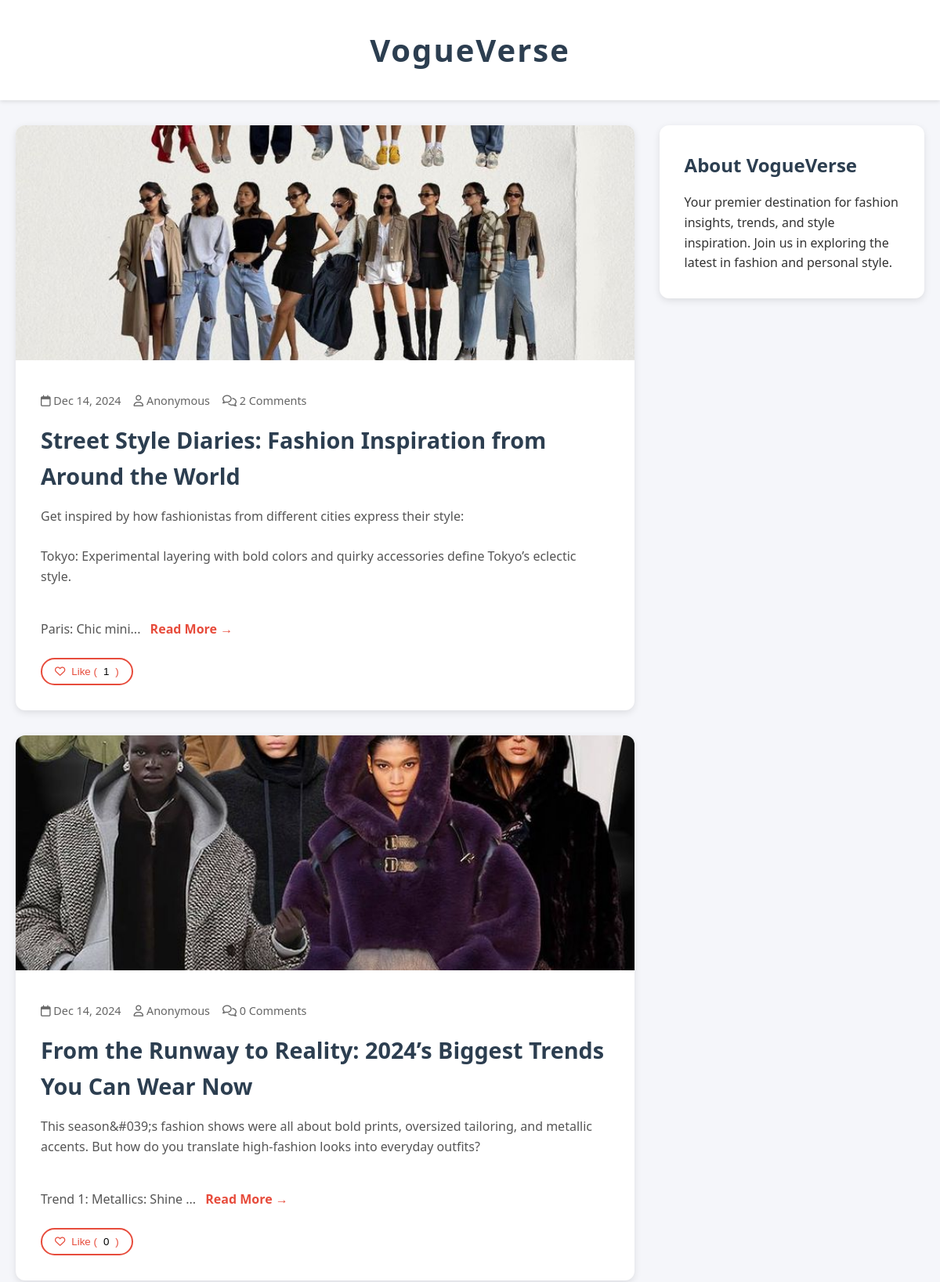
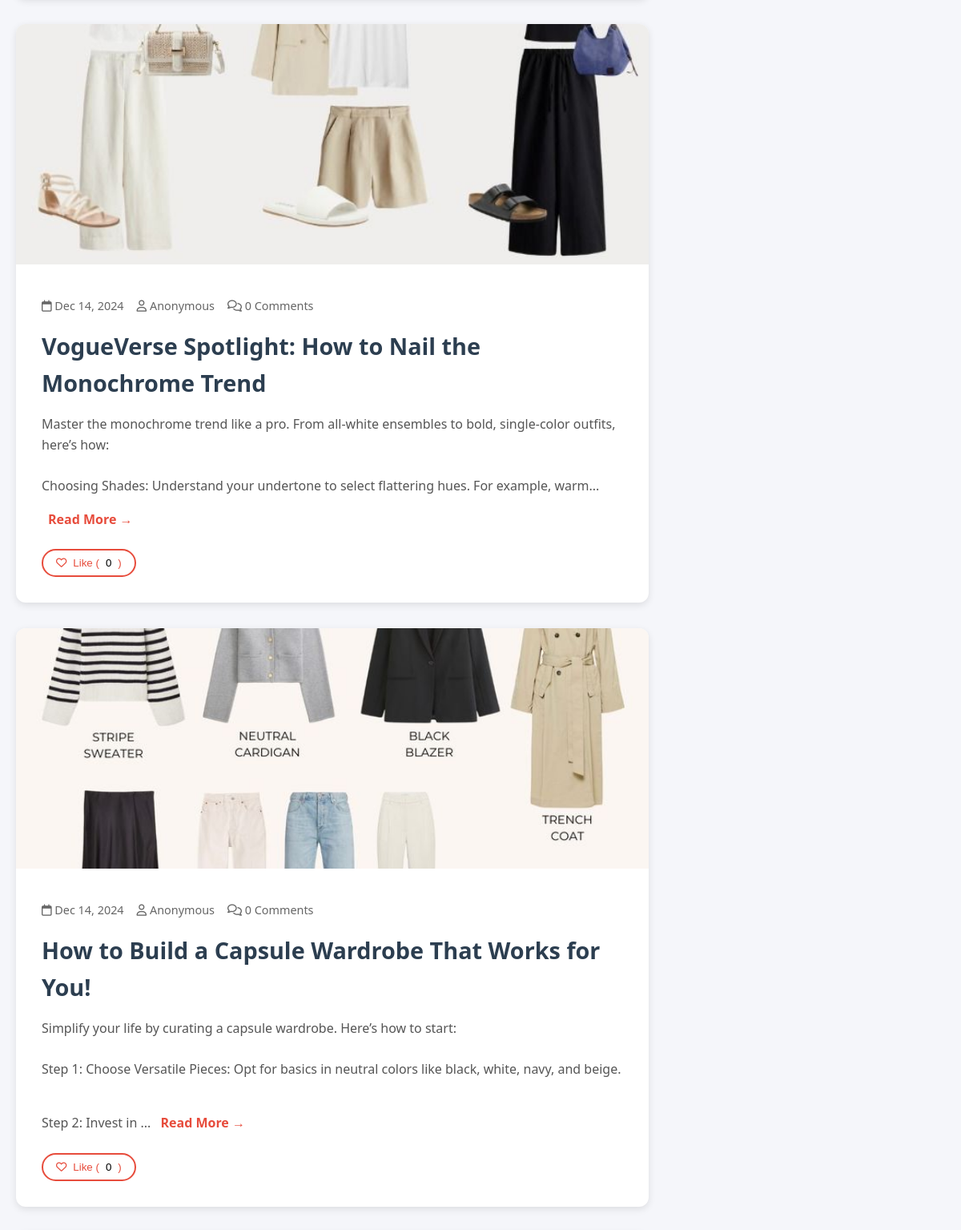
Screenshot of /view/new_blog.php (upper part) with the database file from the repository (2 pictures, top to bottom).
### tables this page shows
CREATE TABLE `Posts` (
  `post_id` int(11) NOT NULL,
  `user_id` int(11) NOT NULL,
  `title` varchar(255) NOT NULL,
  `content` text NOT NULL,
  `created_at` timestamp NOT NULL DEFAULT current_timestamp(),
  `updated_at` timestamp NULL DEFAULT NULL ON UPDATE current_timestamp(),
  `status` enum('published','archived') DEFAULT 'published',
  `image_url` varchar(255) DEFAULT NULL
);

### view/new_blog.php (the view, shortened to what this page needs)
<!DOCTYPE html>
<html lang="en">
<head>
    <link rel="stylesheet" href="../layout/styles/blogstyle.css">
    <link rel="stylesheet" href="https://cdnjs.cloudflare.com/ajax/libs/font-awesome/6.0.0/css/all.min.css">
</head>
<body>
    <header class="header">
        <h1>VogueVerse</h1>
    </header>
    <div class="main-container">
        <main class="blog-posts">
            <?php
            require_once('../settings/connection.php');
            if (isset($_GET['postid'])) {
                $postid = mysqli_real_escape_string($con, $_GET['postid']);
                $query = "SELECT p.*, u.fname, u.lname
                         FROM Posts p
                         LEFT JOIN Users u ON p.user_id = u.user_id
                         WHERE p.post_id = '$postid'";
                $result = mysqli_query($con, $query);
                if ($post = mysqli_fetch_assoc($result)) {
            ?>
                    <article class="post-card">
                        <?php if ($post['image_url']): ?>
                            <img src="<?php echo htmlspecialchars("../" . $post['image_url']); ?>" alt="Post Image" class="post-image">
                        <?php endif; ?>
                        <div class="post-content">
                            <div class="post-meta">
                                <span><i class="far fa-calendar"></i> <?php echo date('M d, Y', strtotime($post['created_at'])); ?></span>
                                <span><i class="far fa-user"></i> <?php echo htmlspecialchars($post['fname'] . ' ' . $post['lname'] ?? 'Anonymous'); ?></span>
                            </div>
                            <h2 class="post-title"><?php echo htmlspecialchars($post['title']); ?></h2>
                            <div class="post-text">
                                <?php echo nl2br(htmlspecialchars($post['content'])); ?>
                            </div>
                            <button onclick="likePost(<?php echo $post['post_id']; ?>)" class="like-button">
                                <i class="far fa-heart"></i> Like
                            </button>
                        </div>
                    </article>
                    <div class="comment-form-container">
                        <h3>Leave a Comment</h3>
                        <form action="../functions/add_comment.php" method="POST" class="comment-form">
                            <input type="hidden" name="post_id" value="<?php echo $post['post_id']; ?>">
                            <input type="text" name="name" class="comment-input" placeholder="Your Name" required>
                            <input type="email" name="email" class="comment-input" placeholder="Your Email" required>
                            <textarea name="comment" class="comment-input" placeholder="Your Comment" rows="5" required></textarea>
                            <button type="submit" name="submit_comment" class="comment-submit">Post Comment</button>
                        </form>
                    </div>
                    <section class="comments-section">
                        <h3>Comments</h3>
                        <?php
                        $comments_query = "SELECT c.*, u.fname, u.lname
                                         FROM comments c
                                         LEFT JOIN users u ON c.user_id = u.user_id
                                         WHERE c.post_id = '$postid'
                                         ORDER BY c.created_at DESC";
                        $comments_result = mysqli_query($con, $comments_query);
                        if (mysqli_num_rows($comments_result) > 0) {
                            while ($comment = mysqli_fetch_assoc($comments_result)) {
                        ?>
                                <div class="comment">
                                    <div class="comment-meta">
                                        <span><i class="far fa-user"></i> <?php
                                                                            if (!empty($comment['fname']) && !empty($comment['lname'])) {
                                                                                echo htmlspecialchars($comment['fname'] . ' ' . $comment['lname']);
                                                                            } elseif (!empty($comment['username'])) {
                                                                                echo htmlspecialchars($comment['username']);
                                                                            } else {
                                                                                echo 'Anonymous';
                                                                            }
                                                                            ?></span>
                                        <span><i class="far fa-clock"></i> <?php echo date('M d, Y H:i', strtotime($comment['created_at'])); ?></span>
                                    </div>
                                    <div class="comment-content">
                                        <?php echo nl2br(htmlspecialchars($comment['comment_text'])); ?>
                                    </div>
                                </div>
                        <?php
                            }
                        } else {
                            echo '<p>No comments yet. Be the first to comment!</p>';
                        }
                        ?>
                    </section>
                <?php
                }
            } else {
                $query = "SELECT p.*, u.fname, u.lname,
                         (SELECT COUNT(*) FROM comments WHERE post_id = p.post_id) as comment_count
                         FROM posts p
                         LEFT JOIN users u ON p.user_id = u.user_id
                         ORDER BY created_at DESC";
                $result = mysqli_query($con, $query);
                while ($post = mysqli_fetch_assoc($result)) {
                ?>
                    <article class="post-card">
                        <?php if ($post['image_url']): ?>
                            <img src="<?php echo htmlspecialchars("../" . $post['image_url']); ?>" alt="Post Image" class="post-image">
                        <?php endif; ?>
                        <div class="post-content">
                            <div class="post-meta">
                                <span><i class="far fa-calendar"></i> <?php echo date('M d, Y', strtotime($post['created_at'])); ?></span>
                                <span><i class="far fa-user"></i> <?php echo htmlspecialchars($post['username'] ?? 'Anonymous'); ?></span>
                                <span><i class="far fa-comments"></i> <?php echo $post['comment_count']; ?> Comments</span>
                            </div>
                            <h2 class="post-title">
                                <a href="?postid=<?php echo $post['post_id']; ?>">
                                    <?php echo htmlspecialchars($post['title']); ?>
                                </a>
                            </h2>
                            <div class="post-text">
                                <?php echo nl2br(htmlspecialchars(substr($post['content'], 0, 200))); ?>...
                                <a href="?postid=<?php echo $post['post_id']; ?>" class="read-more">Read More →</a>
                            </div>
                            <button onclick="likePost(<?php echo $post['post_id']; ?>)" class="like-button">
                                <i class="far fa-heart"></i> Like (<span id="likes-count-<?php echo $post['post_id']; ?>" style="color: black">
                                <?php echo (int)mysqli_fetch_assoc(mysqli_query($con, "SELECT COUNT(*) as total FROM likes WHERE post_id = " . $post['post_id']))['total']; ?></span>)
                            </button>
                        </div>
                    </article>
            <?php
                }
            }
            ?>
        </main>
        <aside class="sidebar">
            <h3 class="sidebar-title">About VogueVerse</h3>
            <p>Your premier destination for fashion insights, trends, and style inspiration. Join us in exploring the latest in fashion and personal style.</p>
        </aside>
    </div>
</body>
</html>

### layout/styles/blogstyle.css (style rules this page uses)
* { box-sizing: border-box; margin: 0; padding: 0; }
body { font-family: 'Segoe UI', Arial, sans-serif; line-height: 1.6; background: #f5f5f5; color: #333; }
.header { padding: 2rem; background: #2c3e50; color: white; box-shadow: 0 2px 5px rgba(0,0,0,0.1); }
.header h1 { font-size: 2.5rem; font-weight: 700; text-align: center; }
.sidebar { background: white; border-radius: 10px; padding: 1.5rem; box-shadow: 0 2px 15px rgba(0,0,0,0.1); }
.sidebar-title { font-size: 1.2rem; margin-bottom: 1rem; color: #2c3e50; }
a { color: #2c3e50; text-decoration: none; transition: color 0.3s ease; }
.like-button { background: #e74c3c; color: white; border: none; padding: 0.5rem 1rem; border-radius: 20px; cursor: pointer; transition: background-color 0.3s ease; display: inline-flex; align-items: center; gap: 0.5rem; }
.read-more { display: inline-block; color: #3498db; margin-left: 0.5rem; font-weight: 600; }

### view/new_blog.php (style rules this page uses)
:root { --primary-color: #2c3e50; --accent-color: #e74c3c; --text-color: #333; --light-gray: #f5f6fa; --white: #ffffff; }
* { margin: 0; padding: 0; box-sizing: border-box; }
body { font-family: 'Segoe UI', Tahoma, Geneva, Verdana, sans-serif; line-height: 1.6; color: var(--text-color); background-color: var(--light-gray); }
.header { background-color: var(--white); padding: 2rem 0; box-shadow: 0 2px 5px rgba(0, 0, 0, 0.1); position: sticky; top: 0; z-index: 1000; }
.header h1 { text-align: center; color: var(--primary-color); font-size: 2.5rem; font-weight: 700; letter-spacing: 2px; }
.main-container { max-width: 1200px; margin: 2rem auto; padding: 0 20px; display: grid; grid-template-columns: 7fr 3fr; gap: 2rem; }
.blog-posts { display: grid; gap: 2rem; }
.post-card { background: var(--white); border-radius: 12px; overflow: hidden; box-shadow: 0 3px 10px rgba(0, 0, 0, 0.1); transition: transform 0.3s ease; }
.post-image { width: 100%; height: 300px; object-fit: cover; }
.post-content { padding: 2rem; }
.post-meta { display: flex; gap: 1rem; color: #666; font-size: 0.9rem; margin-bottom: 1rem; }
.post-title { font-size: 1.8rem; color: var(--primary-color); margin-bottom: 1rem; }
.post-title a { text-decoration: none; color: inherit; }
.post-text { color: #555; margin-bottom: 1.5rem; }
.read-more { display: inline-block; color: var(--accent-color); text-decoration: none; font-weight: 600; margin-top: 1rem; }
.like-button { background: transparent; border: 2px solid var(--accent-color); color: var(--accent-color); padding: 0.5rem 1rem; border-radius: 25px; cursor: pointer; transition: all 0.3s ease; }
.sidebar { background: var(--white); border-radius: 12px; padding: 2rem; position: sticky; top: 100px; height: fit-content; box-shadow: 0 3px 10px rgba(0, 0, 0, 0.1); }
.sidebar-title { color: var(--primary-color); margin-bottom: 1rem; font-size: 1.5rem; }

### rows the page displays
posts: image_url (picture), created_at "Dec 14, 2024", username "Anonymous", comment_count "2", title "Street Style Diaries: Fashion Inspiration from Around the World", content "Get inspired by how fashionistas from different cities express their style: Tokyo: Experimental layering with bold colors and quirky accessories define Tokyo’s eclectic style. Paris: Chic mini", total "1"
posts: image_url (picture), created_at "Dec 14, 2024", username "Anonymous", comment_count "0", title "From the Runway to Reality: 2024’s Biggest Trends You Can Wear Now", content "This season&#039;s fashion shows were all about bold prints, oversized tailoring, and metallic accents. But how do you translate high-fashion looks into everyday outfits? Trend 1: Metallics: Shine", total "0"
posts: image_url (picture), created_at "Dec 14, 2024", username "Anonymous", comment_count "0", title "VogueVerse Spotlight: How to Nail the Monochrome Trend", content "Master the monochrome trend like a pro. From all-white ensembles to bold, single-color outfits, here’s how: Choosing Shades: Understand your undertone to select flattering hues. For example, warm", total "0"
posts: image_url (picture), created_at "Dec 14, 2024", username "Anonymous", comment_count "0", title "How to Build a Capsule Wardrobe That Works for You!", content "Simplify your life by curating a capsule wardrobe. Here’s how to start: Step 1: Choose Versatile Pieces: Opt for basics in neutral colors like black, white, navy, and beige. Step 2: Invest in", total "0"
